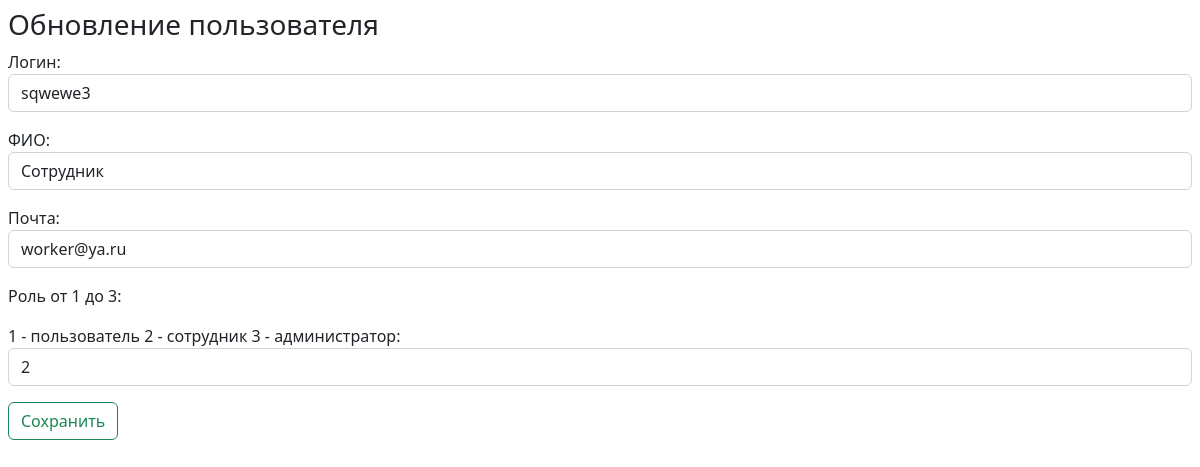
Screenshot of /app/post/update/update_clients.php?id=8 with the database file from the repository.
### tables this page shows
CREATE TABLE `users` (
  `id` int(11) UNSIGNED NOT NULL,
  `username` varchar(255) NOT NULL,
  `password` varchar(255) NOT NULL,
  `name` varchar(50) DEFAULT NULL,
  `email` varchar(100) NOT NULL,
  `role` int(11) DEFAULT 1
);

### app/post/update/update_clients.php (the view, shortened to what this page needs)
<?php
$conn = new mysqli("localhost", "root", "", "yl2");
?>
<!DOCTYPE html>
<html>
<head>
    <link href="https://cdn.jsdelivr.net/npm/bootstrap@5.2.3/dist/css/bootstrap.min.css" rel="stylesheet">
</head>
<body>
    <?php
    if ($_SERVER["REQUEST_METHOD"] === "GET" && isset($_GET["id"])) {
        $id = $conn->real_escape_string($_GET["id"]);
        $sql = "SELECT * FROM users WHERE id = '$id'";
        if ($result = $conn->query($sql)) {
            if ($result->num_rows > 0) {
                foreach ($result as $row) {
                    $username = $row["username"];
                    $name = $row["name"];
                    $email = $row["email"];
                    $role = $row["role"];
                }
                echo "<div class='cintainer my-2 mx-2'><h3>Обновление пользователя</h3>
                <form method='post'>
                    <input type='hidden' name='id' value='$id' />
                    <p>Логин:
                    <input type='text' class='form-control' aria-label='Sizing example input' aria-describedby='inputGroup-sizing-default' name='username' value='$username' readonly/></p>
                    <p>ФИО:
                    <input type='text' class='form-control' aria-label='Sizing example input' aria-describedby='inputGroup-sizing-default' name='name' value='$name' /></p>
                    <p>Почта:
                    <input type='text' class='form-control' aria-label='Sizing example input' aria-describedby='inputGroup-sizing-default' name='email' value='$email' /></p>
                    <p>Роль от 1 до 3:
                    <p>1 - пользователь 2 - сотрудник 3 - администратор:
                    <input type='number' class='form-control' aria-label='Sizing example input' aria-describedby='inputGroup-sizing-default' name='role' value='$role' /></p>
                    <input type='submit' class='btn btn-outline-success' value='Сохранить'>
                </form></div>";
            } else {
                echo "<div>Пользователь не найден</div>";
            }
        } else {
            echo "Ошибка: " . $conn->error;
        }
    } else {
        echo "Некорректные данные";
    }
    ?>
</body>
</html>

### rows the page displays
users: username "sqwewe3", name "Сотрудник", email "worker@ya.ru", role "2"
